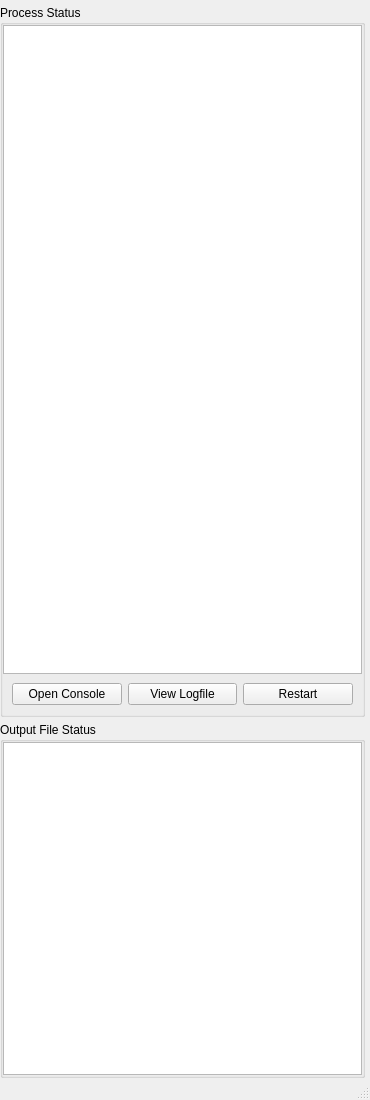
<?xml version="1.0" encoding="UTF-8"?>
<ui version="4.0">
 <class>mainWindow</class>
 <widget class="QMainWindow" name="mainWindow">
  <property name="geometry">
   <rect>
    <x>0</x>
    <y>0</y>
    <width>370</width>
    <height>1100</height>
   </rect>
  </property>
  <property name="windowTitle">
   <string>ProcStat</string>
  </property>
  <widget class="QWidget" name="centralwidget">
   <layout class="QVBoxLayout">
    <property name="spacing">
     <number>5</number>
    </property>
    <property name="leftMargin">
     <number>0</number>
    </property>
    <property name="topMargin">
     <number>5</number>
    </property>
    <property name="rightMargin">
     <number>5</number>
    </property>
    <property name="bottomMargin">
     <number>0</number>
    </property>
    <item>
     <widget class="QGroupBox" name="groupBoxProcessStatus">
      <property name="sizePolicy">
       <sizepolicy hsizetype="Preferred" vsizetype="Preferred">
        <horstretch>0</horstretch>
        <verstretch>2</verstretch>
       </sizepolicy>
      </property>
      <property name="title">
       <string>Process Status</string>
      </property>
      <property name="alignment">
       <set>Qt::AlignLeading</set>
      </property>
      <property name="flat">
       <bool>true</bool>
      </property>
      <property name="checkable">
       <bool>false</bool>
      </property>
      <layout class="QVBoxLayout">
       <property name="spacing">
        <number>0</number>
       </property>
       <property name="margin">
        <number>0</number>
       </property>
       <item>
        <widget class="QTableWidget" name="tableProcStat">
         <property name="sizePolicy">
          <sizepolicy hsizetype="Expanding" vsizetype="Expanding">
           <horstretch>0</horstretch>
           <verstretch>0</verstretch>
          </sizepolicy>
         </property>
         <property name="verticalScrollBarPolicy">
          <enum>Qt::ScrollBarAsNeeded</enum>
         </property>
         <property name="editTriggers">
          <set>QAbstractItemView::NoEditTriggers</set>
         </property>
         <property name="alternatingRowColors">
          <bool>true</bool>
         </property>
         <property name="selectionMode">
          <enum>QAbstractItemView::NoSelection</enum>
         </property>
         <property name="selectionBehavior">
          <enum>QAbstractItemView::SelectRows</enum>
         </property>
         <property name="showGrid">
          <bool>false</bool>
         </property>
         <property name="sortingEnabled">
          <bool>false</bool>
         </property>
         <property name="columnCount">
          <number>0</number>
         </property>
        </widget>
       </item>
       <item>
        <widget class="QFrame" name="horizontalFrame">
         <layout class="QHBoxLayout" name="horizontalLayout">
          <item>
           <widget class="QPushButton" name="pushButtonConsole">
            <property name="toolTip">
             <string>Select this button, and click on processes to open consoles</string>
            </property>
            <property name="text">
             <string>Open Console</string>
            </property>
            <property name="checkable">
             <bool>true</bool>
            </property>
           </widget>
          </item>
          <item>
           <widget class="QPushButton" name="pushButtonLogfile">
            <property name="toolTip">
             <string>Select this button, and click on processes to view logfiles</string>
            </property>
            <property name="text">
             <string>View Logfile</string>
            </property>
            <property name="checkable">
             <bool>true</bool>
            </property>
           </widget>
          </item>
          <item>
           <widget class="QPushButton" name="pushButtonRestart">
            <property name="toolTip">
             <string>Select this button, and click on remote processes to restart</string>
            </property>
            <property name="text">
             <string>Restart</string>
            </property>
            <property name="checkable">
             <bool>true</bool>
            </property>
           </widget>
          </item>
         </layout>
        </widget>
       </item>
      </layout>
     </widget>
    </item>
    <item>
     <widget class="QGroupBox" name="groupBoxOutputFileStatus">
      <property name="sizePolicy">
       <sizepolicy hsizetype="Preferred" vsizetype="Preferred">
        <horstretch>0</horstretch>
        <verstretch>1</verstretch>
       </sizepolicy>
      </property>
      <property name="title">
       <string>Output File Status</string>
      </property>
      <property name="flat">
       <bool>true</bool>
      </property>
      <layout class="QVBoxLayout">
       <property name="spacing">
        <number>0</number>
       </property>
       <property name="margin">
        <number>0</number>
       </property>
       <item>
        <widget class="QTextBrowser" name="textBrowser">
         <property name="sizePolicy">
          <sizepolicy hsizetype="Preferred" vsizetype="Preferred">
           <horstretch>0</horstretch>
           <verstretch>0</verstretch>
          </sizepolicy>
         </property>
        </widget>
       </item>
      </layout>
     </widget>
    </item>
   </layout>
  </widget>
  <widget class="QStatusBar" name="statusbar"/>
 </widget>
 <resources/>
 <connections/>
</ui>
